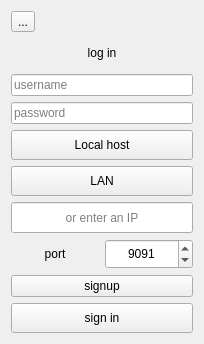
<?xml version="1.0" encoding="UTF-8"?>
<ui version="4.0">
 <class>Client</class>
 <widget class="QWidget" name="Client">
  <property name="geometry">
   <rect>
    <x>0</x>
    <y>0</y>
    <width>204</width>
    <height>344</height>
   </rect>
  </property>
  <property name="windowTitle">
   <string>Client</string>
  </property>
  <layout class="QGridLayout" name="gridLayout">
   <item row="0" column="0">
    <layout class="QVBoxLayout" name="verticalLayout_7">
     <item>
      <widget class="QToolButton" name="BackButton">
       <property name="text">
        <string>...</string>
       </property>
       <property name="icon">
        <iconset resource="qtresource.qrc">
         <normaloff>:/icons/back.png</normaloff>:/icons/back.png</iconset>
       </property>
      </widget>
     </item>
     <item>
      <layout class="QHBoxLayout" name="horizontalLayout_3">
       <item>
        <layout class="QVBoxLayout" name="verticalLayout">
         <item>
          <layout class="QHBoxLayout" name="horizontalLayout">
           <item>
            <widget class="QLabel" name="ManualLabel">
             <property name="sizePolicy">
              <sizepolicy hsizetype="Expanding" vsizetype="Expanding">
               <horstretch>0</horstretch>
               <verstretch>0</verstretch>
              </sizepolicy>
             </property>
             <property name="text">
              <string>log in</string>
             </property>
             <property name="alignment">
              <set>Qt::AlignCenter</set>
             </property>
            </widget>
           </item>
          </layout>
         </item>
         <item>
          <layout class="QVBoxLayout" name="verticalLayout_6">
           <item>
            <widget class="QLineEdit" name="usernameLineedit">
             <property name="text">
              <string/>
             </property>
             <property name="placeholderText">
              <string>username</string>
             </property>
            </widget>
           </item>
          </layout>
         </item>
         <item>
          <layout class="QVBoxLayout" name="verticalLayout_2">
           <item>
            <widget class="QLineEdit" name="passwordLineedit">
             <property name="text">
              <string/>
             </property>
             <property name="placeholderText">
              <string>password</string>
             </property>
            </widget>
           </item>
          </layout>
         </item>
         <item>
          <layout class="QVBoxLayout" name="verticalLayout_4">
           <item>
            <widget class="QPushButton" name="LocalhostButton">
             <property name="sizePolicy">
              <sizepolicy hsizetype="Expanding" vsizetype="Expanding">
               <horstretch>0</horstretch>
               <verstretch>0</verstretch>
              </sizepolicy>
             </property>
             <property name="text">
              <string>Local host</string>
             </property>
            </widget>
           </item>
          </layout>
         </item>
         <item>
          <layout class="QVBoxLayout" name="verticalLayout_5">
           <item>
            <widget class="QPushButton" name="LanButton">
             <property name="sizePolicy">
              <sizepolicy hsizetype="Expanding" vsizetype="Expanding">
               <horstretch>0</horstretch>
               <verstretch>0</verstretch>
              </sizepolicy>
             </property>
             <property name="text">
              <string>LAN</string>
             </property>
            </widget>
           </item>
          </layout>
         </item>
         <item>
          <layout class="QHBoxLayout" name="horizontalLayout_7">
           <item>
            <widget class="QLineEdit" name="IPLineEdit">
             <property name="sizePolicy">
              <sizepolicy hsizetype="Expanding" vsizetype="Expanding">
               <horstretch>0</horstretch>
               <verstretch>0</verstretch>
              </sizepolicy>
             </property>
             <property name="text">
              <string/>
             </property>
             <property name="alignment">
              <set>Qt::AlignCenter</set>
             </property>
             <property name="placeholderText">
              <string>or enter an IP</string>
             </property>
            </widget>
           </item>
          </layout>
         </item>
         <item>
          <layout class="QHBoxLayout" name="horizontalLayout_2">
           <item>
            <widget class="QLabel" name="portLabel">
             <property name="sizePolicy">
              <sizepolicy hsizetype="Expanding" vsizetype="Expanding">
               <horstretch>0</horstretch>
               <verstretch>0</verstretch>
              </sizepolicy>
             </property>
             <property name="text">
              <string>port</string>
             </property>
             <property name="alignment">
              <set>Qt::AlignCenter</set>
             </property>
            </widget>
           </item>
           <item>
            <widget class="QSpinBox" name="PortSpinBox">
             <property name="sizePolicy">
              <sizepolicy hsizetype="Expanding" vsizetype="Expanding">
               <horstretch>0</horstretch>
               <verstretch>0</verstretch>
              </sizepolicy>
             </property>
             <property name="alignment">
              <set>Qt::AlignCenter</set>
             </property>
             <property name="minimum">
              <number>1025</number>
             </property>
             <property name="maximum">
              <number>65536</number>
             </property>
             <property name="value">
              <number>9091</number>
             </property>
            </widget>
           </item>
          </layout>
         </item>
         <item>
          <layout class="QHBoxLayout" name="horizontalLayout_4">
           <item>
            <widget class="QPushButton" name="signupButton">
             <property name="text">
              <string>signup</string>
             </property>
            </widget>
           </item>
          </layout>
         </item>
         <item>
          <layout class="QHBoxLayout" name="horizontalLayout_9">
           <item>
            <widget class="QPushButton" name="nextButton">
             <property name="sizePolicy">
              <sizepolicy hsizetype="Expanding" vsizetype="Expanding">
               <horstretch>0</horstretch>
               <verstretch>0</verstretch>
              </sizepolicy>
             </property>
             <property name="text">
              <string>sign in</string>
             </property>
            </widget>
           </item>
          </layout>
         </item>
        </layout>
       </item>
      </layout>
     </item>
    </layout>
   </item>
  </layout>
 </widget>
 <resources>
  <include location="qtresource.qrc"/>
 </resources>
 <connections/>
</ui>
